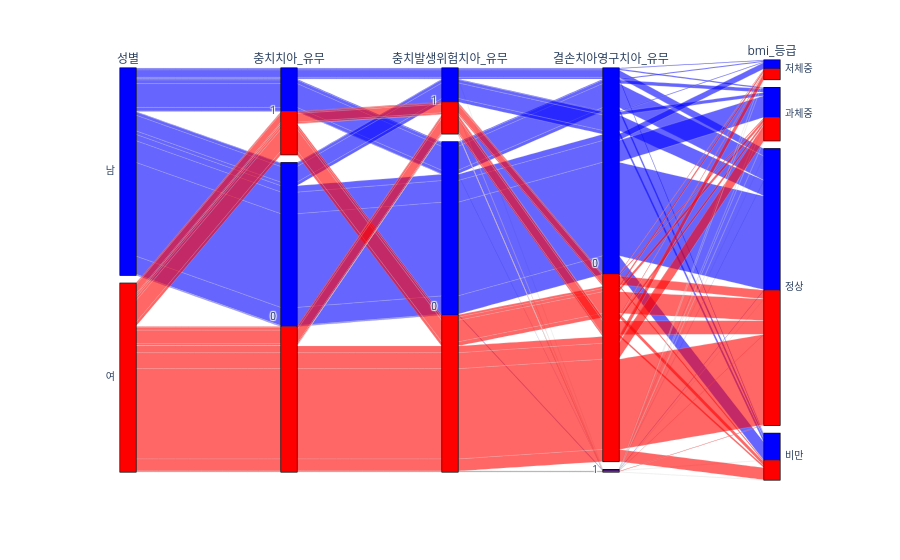

Notebook code cell kept with this figure:
### Code cell
import plotly.express as px

colors = ['blue' if gender == '남' else 'red' for gender in health_drop_ele['성별']]

fig = px.parallel_categories(
    health_drop_ele,
    dimensions=['성별', '충치치아_유무', '충치발생위험치아_유무', '결손치아영구치아_유무','bmi_등급'],
    color=colors
)

fig.show()

### Figure 1 — Plotly figure (JSON) as saved in the notebook; plotly's stock layout.template omitted (floating-point values rounded to 4 significant figures; data arrays with more than 128 entries replaced by an {"elided": "..."} marker saying what was removed)
{"data": [{"dimensions": [{"label": "성별", "values": {"elided": "4765 str values"}}, {"label": "충치치아_유무", "values": {"elided": "4765 int values"}}, {"label": "충치발생위험치아_유무", "values": {"elided": "4765 int values"}}, {"label": "결손치아영구치아_유무", "values": {"elided": "4765 int values"}}, {"label": "bmi_등급", "values": {"elided": "4765 str values"}}], "domain": {"x": [0, 1], "y": [0, 1]}, "line": {"color": {"elided": "4765 str values"}, "coloraxis": "coloraxis"}, "name": "", "type": "parcats"}], "layout": {"autosize": true, "coloraxis": {"colorbar": {"title": {"text": "color"}}, "colorscale": [[0, "#0d0887"], [0.1111, "#46039f"], [0.2222, "#7201a8"], [0.3333, "#9c179e"], [0.4444, "#bd3786"], [0.5556, "#d8576b"], [0.6667, "#ed7953"], [0.7778, "#fb9f3a"], [0.8889, "#fdca26"], [1, "#f0f921"]]}, "legend": {"tracegroupgap": 0}, "margin": {"t": 60}}}
